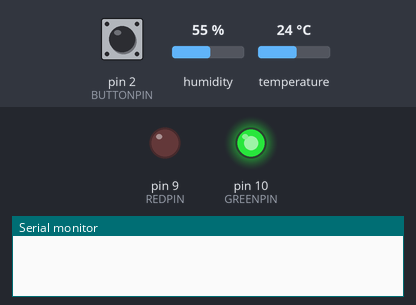
Bench run of a sketch on a simulated Arduino Uno, built with avr-gcc and run on an emulated ATmega328P. Shown: output pins drawn as LEDs (lit = HIGH), the last lines printed to the serial monitor. Inputs (shaded band) come from the test bench; at power-on: pin 2 (BUTTONPIN) HIGH, humidity 55 %, temperature 24 °C.

Above: at 1.2 s.
1.3 s: pin 2 (BUTTONPIN) pulled LOW for 0.15 s
At 2.5 s:
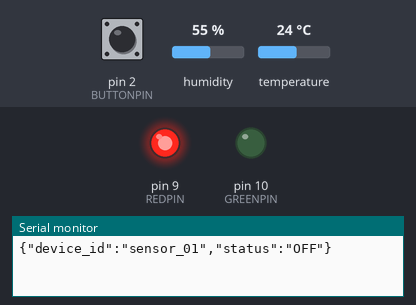
2.9 s: pin 2 (BUTTONPIN) pulled LOW for 1 s
At 3.9 s:
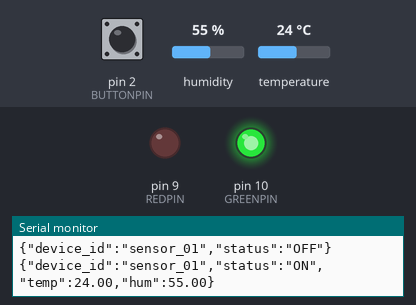
7.5 s: pin 2 (BUTTONPIN) pulled LOW for 3.2 s
At 8.6 s:
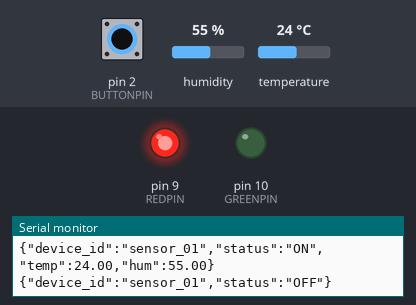
Timing chart, 0 to 10.5 s (numbered marks = the images above; inputs shaded):
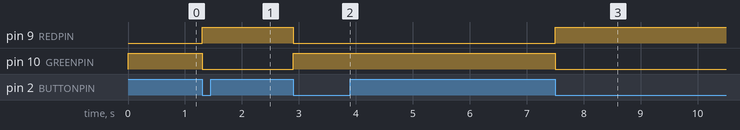

Measured:
- after the input at 1.3 s, pin 9 (REDPIN): LOW → HIGH at once; pin 10 (GREENPIN): HIGH → LOW at once
- after the input at 2.9 s, pin 9 (REDPIN): HIGH → LOW at once; pin 10 (GREENPIN): LOW → HIGH at once
- after the input at 7.5 s, pin 9 (REDPIN): LOW → HIGH at once; pin 10 (GREENPIN): HIGH → LOW at once

The sketch:

Sensores.ino
```cpp
#include <DHT.h>

#define DHTPIN 7
#define DHTTYPE DHT11
#define BUTTONPIN 2

#define REDPIN 9
#define GREENPIN 10

DHT dht(DHTPIN, DHTTYPE);

bool systemActive = true;
bool lastState = HIGH;

unsigned long lastReadTime = 0;
unsigned long interval = 3000;

void setGreen() {
  analogWrite(REDPIN, 0);
  analogWrite(GREENPIN, 255);
}

void setRed() {
  analogWrite(REDPIN, 255);
  analogWrite(GREENPIN, 0);
}

void sendStatusOnly() {
  Serial.print("{\"device_id\":\"sensor_01\",\"status\":\"OFF\"}");
  Serial.println();
}

void sendSensorData(float t, float h) {
  Serial.print("{\"device_id\":\"sensor_01\",\"status\":\"ON\",\"temp\":");
  Serial.print(t);
  Serial.print(",\"hum\":");
  Serial.print(h);
  Serial.println("}");
}

void setup() {
  Serial.begin(9600);
  pinMode(BUTTONPIN, INPUT_PULLUP);
  pinMode(REDPIN, OUTPUT);
  pinMode(GREENPIN, OUTPUT);

  dht.begin();

  setGreen();
}

void loop() {

  bool currentState = digitalRead(BUTTONPIN);

  // Detectar presión
  if (lastState == HIGH && currentState == LOW) {

    systemActive = !systemActive;

    if (systemActive) {
      setGreen();
    } else {
      setRed();
      sendStatusOnly();  // Enviar evento OFF
    }
  }

  lastState = currentState;

  if (systemActive) {

    unsigned long currentMillis = millis();

    if (currentMillis - lastReadTime >= interval) {
      lastReadTime = currentMillis;

      float h = dht.readHumidity();
      float t = dht.readTemperature();

      if (!isnan(h) && !isnan(t)) {
        sendSensorData(t, h);
      }
    }
  }
}
```
